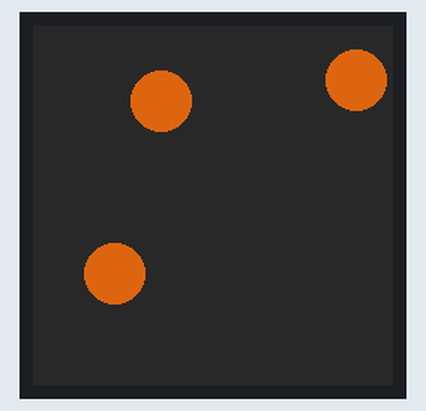
The program below on a simulated Raspberry Pi Pico running MicroPython. Parts: 240×240 colour display. Random numbers come from a fixed seed.

Above: at 0.1 s.

The program:

TL_Experiment.py
```python
import time
import random
from picographics import PicoGraphics, DISPLAY_PICO_EXPLORER, PEN_P8

display = PicoGraphics(display=DISPLAY_PICO_EXPLORER, pen_type=PEN_P8)

WIDTH, HEIGHT = display.get_bounds()

# We're creating 100 lights with their own individual colour and 1 BG colour
# for a total of 101 colours, which will all fit in the custom 256 entry palette!


class Light:
    def __init__(self, x, y, r, dx, dy, pen):
        self.x = x
        self.y = y
        self.r = r
        self.dx = dx
        self.dy = dy
        self.pen = pen


# initialise shapes
lights = []
for i in range(0, 3):


    r = 20

    lights.append(
        Light(
            random.randint(r, r + (WIDTH - 2 * r)),
            random.randint(r, r + (HEIGHT - 2 * r)),
            r,
            0,
            0,
            #display.create_pen(random.randint(0, 255), random.randint(0, 255), random.randint(0, 255)),
            display.create_pen(222,100,22),
        )
    )

BG = display.create_pen(40, 40, 40)

while True:
    display.set_pen(BG)
    display.clear()

    for light in lights:
        light.x += light.dx
        light.y += light.dy

        xmax = WIDTH - light.r
        xmin = light.r
        ymax = HEIGHT - light.r
        ymin = light.r

        if light.x < xmin or light.x > xmax:
            light.dx *= -1

        if light.y < ymin or light.y > ymax:
            light.dy *= -1

        display.set_pen(light.pen)
        display.circle(int(light.x), int(light.y), int(light.r))

    display.update()
    time.sleep(0.01)
```
